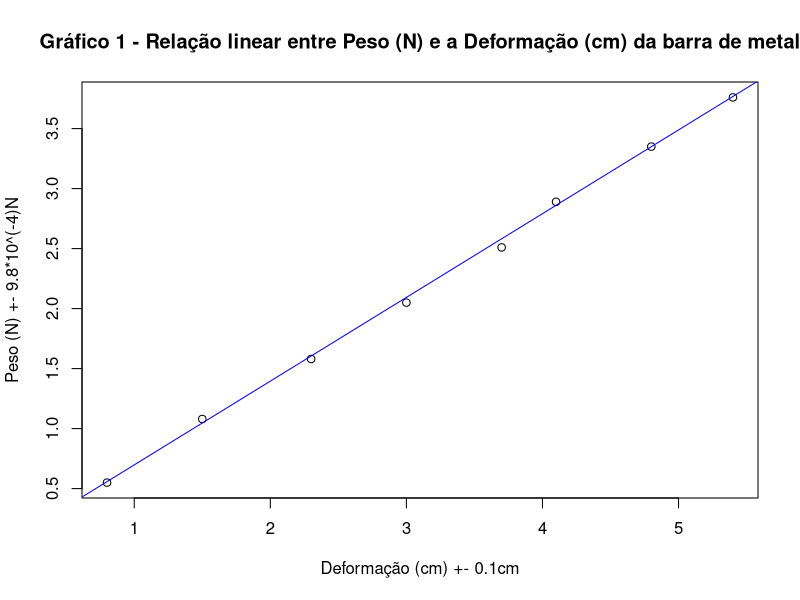
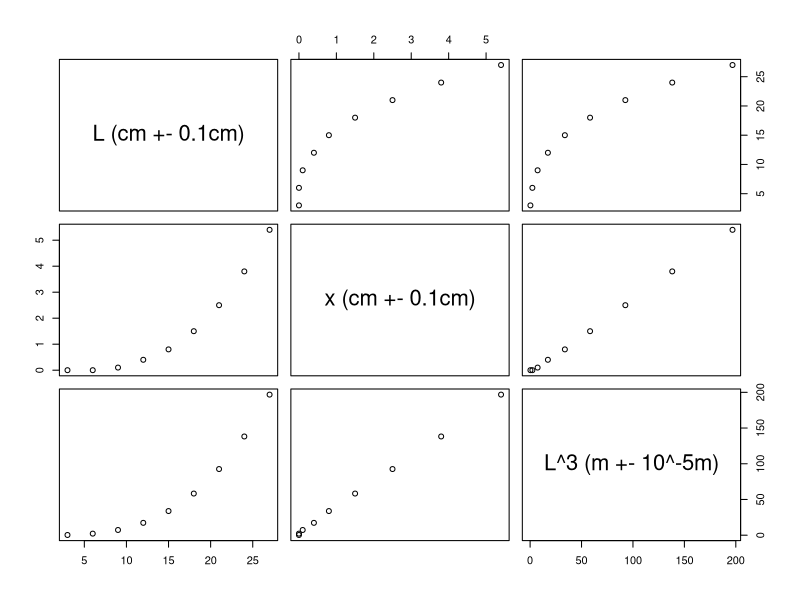
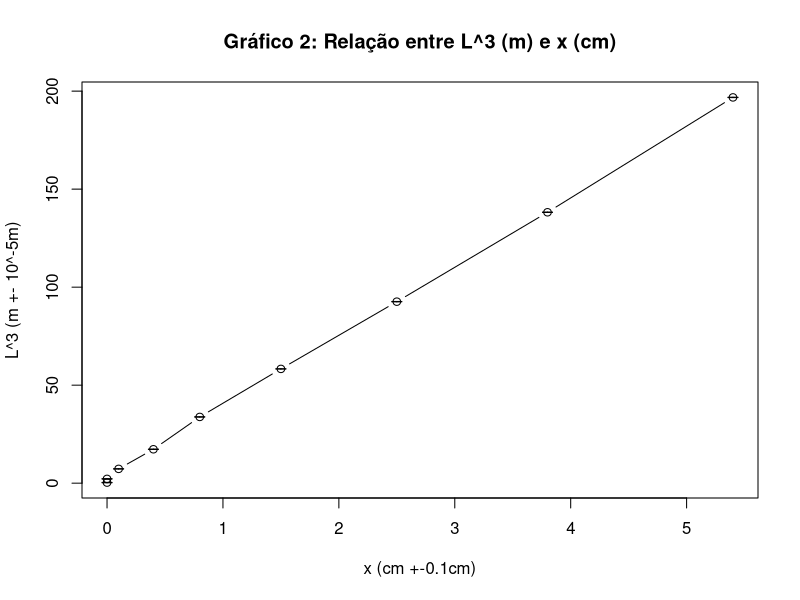
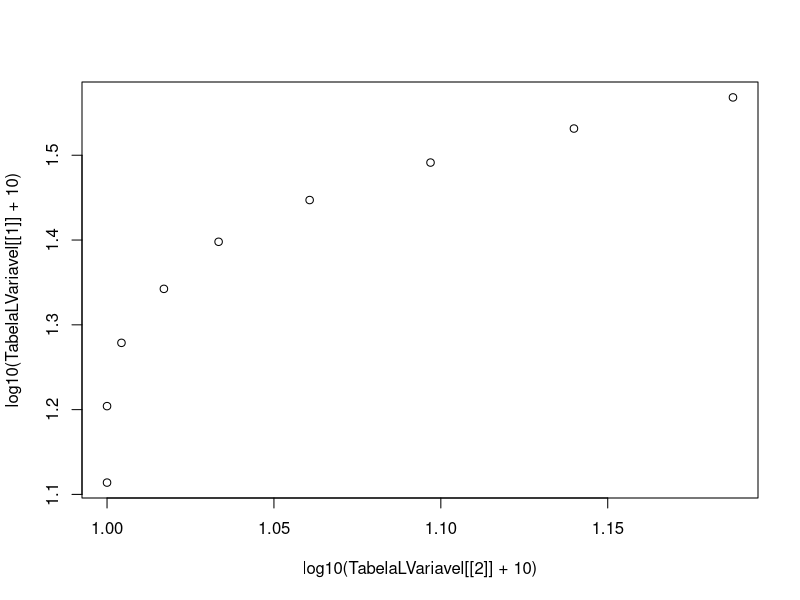
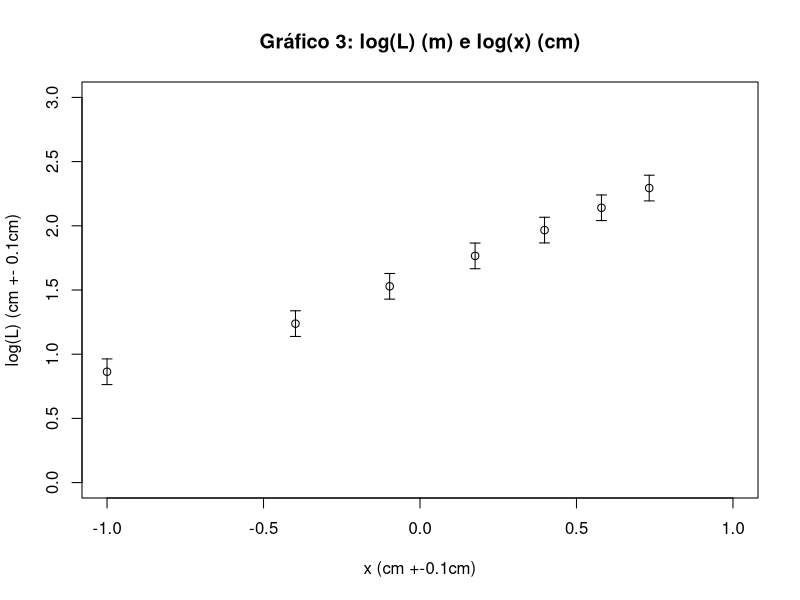

Reproduce these figures in R, in order. (Note: this script raises an error after producing the figures.)
#Resumo:
#Parte 1: modulo de Young:
#Calculo final: 
#	Por coef. angular: 	16.2 10^10 Pa
#	Por P e x: 			17.6 10^10 Pa
#Incerteza (desvio padrão): +- 0.3 10^10 Pa (por P e x)
#Material mais próximo, segundo a tabela da apostila: Aco

#Constantes adotadas
ImprecisaoMicrometro <- 0.01	#em mm
ImprecisaoPaquimetro <- 0.05	#em mm
ImprecisaoBalanca <- 0.1		#em g
ImprecisaoProveta <- 0.1		#em cm
ImprecisaoRegua	<- 0.1			#em cm
Gravidade <- 9.81				#em m.s^-2

#Dados base, colhidos em Laboratório
BarraEspessura <- c(1.00, 1.10, 1.10) #em mm, com o micrômetro
BarraLargura <- c(25.50, 25.55, 25.45) #em mm, com o paquímetro

MassaObjetosMetalicos <- c(56.50, 109.7, 160.7, 209.4, 
	255.9, 294.3, 341.1, 383.6)	#em g

MedidaInicialDaProveta <- 5.0 #em cm
DeslocamentoReguaLFixoPVar <- c(5.8, 6.5, 7.3, 8.0, 8.7,
	9.1, 9.8, 10.4)	#em cm

LInicial <- 27.0 #L inicial da régua p/ medições de deformação com 
#L variável, em cm
LVariacao <- 3.0 #Variamos o L de aproximadamente 3.0 em 3.0 cm
MedidaInicialDaProvetaVar <- c(5.0, 4.8, 4.7, 4.7, 4.6, 4.5, 4.5, 4.4, 4.4) #em cm
DeslocamentoReguaLVarPFixo <- c(10.4, 8.6, 7.2, 6.2, 5.4, 4.9, 4.6, 4.4, 4.4)	#em cm

#Formulas
UnsureYoung <- function(F, L, d, b, x, dF, dL, dd, db, dx){
	(4.0 *(L^3)*dF)/((d^3)*b*x) +
	(12.0*F*(L^2)*dL)/((d^3)*b*x) +
	(12.0*F*(L^3)*dd)/((d^4)*b*x) +
	(8.0 *(L^3)*F*db)/((d^3)*(b^2)*x) +
	(8.0 *(L^3)*F*dx)/((d^3)*b*(x^2))
}

AngularCoef <- function(x0, x1, y0, y1) 
	(y1 - y0)/(x1 - x0)
YoungModulus <- function(F, L, d, b, x) 
	(F * 4.0 * (L^3))/((d^3) * b * x)
YoungModulusByCoef <- function(m, L, d, b) 
	(m * 4.0 * (L^3))/((d^3) * b)
AngularCoefByYoung <- function(E, d, b, L) 
	(E*(d^3)*b)/(4.0*(L^3))
Equivalency <- function(x1, x2, y1, y2) 
	abs(x1 - x2) < (2*(y1 + y2))

#Parte 1: Determinação do módulo de Yong
PesoObjeto <- round((MassaObjetosMetalicos / 1000.0) * Gravidade, 2)
TabelaPesoXDeformacao <- data.frame(PesoObjeto, 
	DeslocamentoReguaLFixoPVar - MedidaInicialDaProveta)
	colnames(TabelaPesoXDeformacao) = c("Peso (N) +- 9.8*10^(-4)N", 
	"Deformação (cm) +- 0.1cm")

#GRÁFICO 1
TabelaPesoXDeformacao #Imprime a tabela
plot(TabelaPesoXDeformacao[[2]], TabelaPesoXDeformacao[[1]],
	xlab = "Deformação (cm) +- 0.1cm", 
	ylab = "Peso (N) +- 9.8*10^(-4)N") #Plota a tabela (evidencia relação linear entre as grandezas)
abline(0, AngularCoef(0.8, 5.4, 0.55, 3.76), col="blue") 
title("Gráfico 1 - Relação linear entre Peso (N) e a Deformação (cm) da barra de metal")

#Parâmetros para o cálculo do Modulo de Young
F <- PesoObjeto
x <- (DeslocamentoReguaLFixoPVar - MedidaInicialDaProveta) * 10^(-2)
L <- LInicial * 10^(-2)
b <- mean(BarraLargura) * 10^(-3)
d <- mean(BarraEspessura) * 10^(-3)

#Os pontos selecionados pora o calculo do Coef. Angular
m <- AngularCoef((DeslocamentoReguaLFixoPVar[7] - MedidaInicialDaProveta)/10^2, 
	(DeslocamentoReguaLFixoPVar[3] - MedidaInicialDaProveta)/10^2, 
	round(Gravidade * MassaObjetosMetalicos[7]/1000.0, 2), 
	round(Gravidade * MassaObjetosMetalicos[3]/1000.0, 2))

#Modulo de Young atraves de coeficiente angular
YModulus2 <- YoungModulusByCoef(m, L, d, b)
YModulus2

#Modulo de Young atraves de Peso e Deslocamento
YModulus <- YoungModulus(F, L, d, b, x) 

#Concreto foi desconsiderado, por nao ter o modulo de Young 
#expresso na dada tabela da apostila
TabelaComparacaoYoung <- data.frame(c(7.0, 11.0, 9.0, 20.0, 21.0, 1.6, 6.0))
rownames(TabelaComparacaoYoung) = c("Aluminio", "Cobre", 
	"Bronze", "Aco", "Ferro", "Chumbo", "Vidro Crown")
TabelaComparacaoYoung[2] <- round(abs(TabelaComparacaoYoung[[1]] 
	- mean(YModulus2)/10^10), 1)

colnames(TabelaComparacaoYoung) = c("Modulo de Young (10^10 Pa)", 
	"Diferença absoluta (10^10 Pa)")
TabelaComparacaoYoung[order(-TabelaComparacaoYoung[,2], 
	TabelaComparacaoYoung[, 1], decreasing=TRUE),]

b <- median(BarraLargura) * 10^(-3)
d <- median(BarraEspessura) * 10^(-3)
YModulus2 <- YoungModulusByCoef(m, L, d, b)
colnames(TabelaComparacaoYoung) = c("Modulo de Young (10^10 Pa)", 
	"Diferença absoluta (10^10 Pa)")
TabelaComparacaoYoung[2] <- round(abs(TabelaComparacaoYoung[[1]] 
	- mean(YModulus2)/10^10), 1)

TabelaComparacaoYoung[order(-TabelaComparacaoYoung[,2], 
	TabelaComparacaoYoung[, 1], decreasing=TRUE),]

UnsureYoung(PesoObjeto, L, d, b, DeslocamentoReguaLFixoPVar, 
	ImprecisaoBalanca/10^3,
	ImprecisaoRegua/10^2,
	ImprecisaoMicrometro/10^3,
	ImprecisaoPaquimetro/10^3,
	ImprecisaoProveta/10^3)/10^10
#[1] 0.0009353592 0.0016353242 0.0021285955 0.0025191240 0.0028354886
#[6] 0.0031207992 0.0033586387 0.0035518418
#Incertezas muito pequenas, devido a conversão de unidades
#Usando o desvio padrao:
sd(YModulus/10^10) #[1] 0.3116274 (+- 10^10 Pa)


#Parte 2: Análise da relação comprimento-deformação
TabelaLVariavel <- data.frame(seq(from = LInicial, 
	to = 3.0, by = -LVariacao))
TabelaLVariavel[2] <- DeslocamentoReguaLVarPFixo - MedidaInicialDaProvetaVar
TabelaLVariavel[3] <- round((TabelaLVariavel[[1]]^3)/100.0, 1)
colnames(TabelaLVariavel) = c("L (cm +- 0.1cm)", 
	"x (cm +- 0.1cm)", "L^3 (m +- 10^-5m)")

TabelaLVariavel
plot(TabelaLVariavel)

plot(TabelaLVariavel[[2]], TabelaLVariavel[[3]], 
	type = 'b', ylab = "L^3 (m +- 10^-5m)", xlab = "x (cm +-0.1cm)")
title("Gráfico 2: Relação entre L^3 (m) e x (cm)")
arrows(TabelaLVariavel[[2]], TabelaLVariavel[[3]]-0.1, 
	TabelaLVariavel[[2]], TabelaLVariavel[[3]]+0.1, 
	length=0.05, angle=90, code=3)
#Comprova a relacao linear entre L^3 e x 

#Relacao linear entre L e x em escala log-log? 
plot(log10(TabelaLVariavel[[2]] + 10), log10(TabelaLVariavel[[1]] + 10))
#Dados negativos comprometeram a representacao
m2 <- AngularCoef(log10(TabelaLVariavel[[2,1]]),
	log10(TabelaLVariavel[[3,1]]),
	log10(TabelaLVariavel[[2,3]]),
	log10(TabelaLVariavel[[3,3]]))

plot(log10(TabelaLVariavel[[2]]), log10(TabelaLVariavel[[3]]), 
	ylim = c(0.0, 3.0), xlim = c(-1.0, 1.0),
	ylab = "log(L) (cm +- 0.1cm)", xlab = "x (cm +-0.1cm)")
title("Gráfico 3: log(L) (m) e log(x) (cm)")
arrows(log10(TabelaLVariavel[[2]]), log10(TabelaLVariavel[[3]])-0.1, 
	log10(TabelaLVariavel[[2]]), log10(TabelaLVariavel[[3]])+0.1, 
	length=0.05, angle=90, code=3)

m3 <- AngularCoef(TabelaLVariavel[4, 2], 
	TabelaLVariavel[1, 2],
	TabelaLVariavel[4, 3]*10^2,
	TabelaLVariavel[1, 3]*10^2)


YModulus3 <- YoungModulusByCoef(m3, (L^3), d, b)/10^10
YModulus3
#Resultado: 22.30575 10^10 Pa

#Adiciona uma nova coluna a tabela de Comparação de Modulos
#de young
colnames(TabelaComparacaoYoung) = c("Modulo de Young (10^10 Pa)", 
	"Dif. abs E[m] (10^10 Pa)", "Dif. E[F/x] (10^10 Pa)")
TabelaComparacaoYoung[3] <- round(abs(YModulus3 - 
	TabelaComparacaoYoung[[1]]), 1)
TabelaComparacaoYoung[order(-TabelaComparacaoYoung[,2], 
	TabelaComparacaoYoung[, 1], decreasing=TRUE),]
